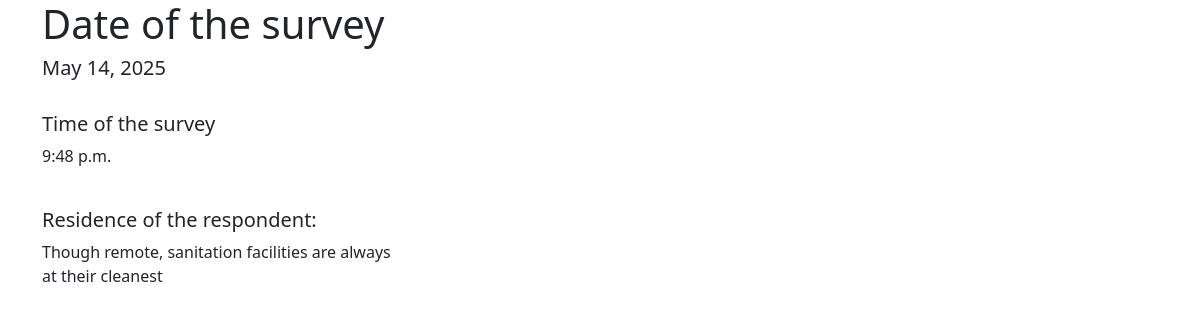
The page /australia/questionnaires/3/ on the database its author committed.
### australia/models.py (models this page shows, shortened)
class Questionnaire(models.Model):
    WA = "Western_Australia"
    NT = "Northern_Territory"
    QD = "Queensland"
    SA = "Southern_Australia"
    NSW = "New_South_Wales"
    TA = "Tasmania"
    TERRITORY_CHOICES = [
        (WA, "Western Australia"),
        (NT, "Northern Territory"),
        (QD, "Queensland"),
        (SA, "Southern Australia"),
        (NSW, "New South Wales"),
        (TA, "Tasmania")
    ]
    survey_date = models.DateField(default=date.today)
    survey_time = models.TimeField(default=timezone.localtime)
    territory = models.CharField(
        choices=TERRITORY_CHOICES,
        default=WA
    )
    area = models.TextField()
    recorder = models.ForeignKey(Researcher, on_delete=models.CASCADE,)
    images = models.FileField(upload_to="image-%Y-%m-%d", blank=True)

### australia/views.py (the view)
# urls.py: path("questionnaires/<int:pk>/", views.questionnaire_detail, name="questionnaire_detail"),
def questionnaire_detail(request, pk):
    questionnaire = Questionnaire.objects.get(pk=pk)
    context = {
        "questionnaire": questionnaire
    }
    return render(request, "australia/questionnaire_detail.html", context)

### australia/templates/australia/questionnaire_detail.html
{% extends "base.html" %}
{% block base_content %}
<h1> Date of the survey </h1>
<h5> {{ questionnaire.survey_date }} </h5>
<div class="row">
    <div class="col-md-4">
        <br>
        <h5>Time of the survey</h5>
        <p> {{ questionnaire.survey_time }}</p>
        <br>
        <h5>Residence of the respondent:</h5>
        <p>{{ questionnaire.area }}</p>
        <br>
    </div>
</div>
{% endblock base_content %}

### rows shown on the page
Questionnaire: survey_date "May 14, 2025", survey_time "9:48 p.m.", area "Though remote, sanitation facilities are always at their cleanest"
